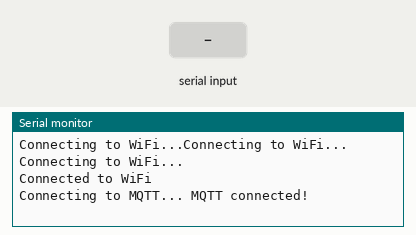
A sketch run on a simulated ESP8266 (NodeMCU). Shown: the last lines printed to the serial monitor. Inputs (shaded band) come from the test bench. WiFi joins after 1.5 s; servers stay silent unless stated; no MQTT or app messages arrive unless stated.

Above: at 3.2 s.
3.3 s: "1\n" received over the second serial link
At 4.5 s:
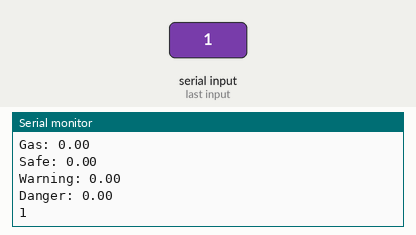
4.8 s: "0\n" received over the second serial link
At 6.0 s:
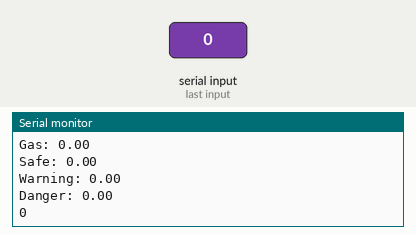
6.3 s: "2\n" received over the second serial link
At 7.2 s:
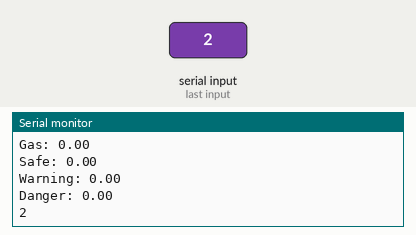

The sketch:

fuzzy_espsend_v4.ino
```cpp
#include <ESP8266WiFi.h>
#include <SoftwareSerial.h>
#include <Adafruit_MQTT_Client.h>
#include <ArduinoJson.h>

// SoftSerial pins
#define SOFT_SERIAL_RX_PIN D2
#define SOFT_SERIAL_TX_PIN D3

// Wi-Fi settings
const char* ssid = "pixel";
const char* password = "drowssap";

// Adafruit IO settings
#define AIO_SERVER "io.adafruit.com"
#define AIO_SERVERPORT 1883
#define AIO_USERNAME "YOUR_AIO_USERNAME"
#define AIO_KEY "YOUR_AIO_KEY"

WiFiClient client;
Adafruit_MQTT_Client mqtt(&client, AIO_SERVER, AIO_SERVERPORT, AIO_USERNAME, AIO_USERNAME, AIO_KEY);
SoftwareSerial softSerial(SOFT_SERIAL_RX_PIN, SOFT_SERIAL_TX_PIN);  // RX, TX

// MQTT topics
Adafruit_MQTT_Publish temp(&mqtt, AIO_USERNAME "/feeds/test.temperature");
Adafruit_MQTT_Publish fire(&mqtt, AIO_USERNAME "/feeds/test.fire");
Adafruit_MQTT_Publish gas(&mqtt, AIO_USERNAME "/feeds/test.gas");
Adafruit_MQTT_Publish outputSafe(&mqtt, AIO_USERNAME "/feeds/test.output-safe");
Adafruit_MQTT_Publish outputWarning(&mqtt, AIO_USERNAME "/feeds/test.output-warning");
Adafruit_MQTT_Publish outputDanger(&mqtt, AIO_USERNAME "/feeds/test.output-danger");

void setup() {
  Serial.begin(115200);
  softSerial.begin(115200);  // Set the baud rate of your Arduino

  // Connect to Wi-Fi
  connectToWiFi();

  // Connect to Adafruit IO MQTT
  connectToMQTT();
}

void loop() {
  if (softSerial.available()) {
    String jsonStr = softSerial.readStringUntil('\n'); // Read JSON data from Arduino
    deserializeAndPublish(jsonStr);
    Serial.println(jsonStr);
  }

  // Handle MQTT communication
  mqtt.processPackets(100);
  mqtt.ping();
}

void connectToWiFi() {
  WiFi.begin(ssid, password);
  Serial.print("Connecting to WiFi...");
  while (WiFi.status() != WL_CONNECTED) {
    delay(1000);
    Serial.println("Connecting to WiFi...");
  }
  Serial.println("Connected to WiFi");
}

void connectToMQTT() {
  int8_t ret;

  Serial.print("Connecting to MQTT... ");

  while ((ret = mqtt.connect()) != 0) {
    Serial.println(mqtt.connectErrorString(ret));
    Serial.println("Retrying MQTT connection in 5 seconds...");
    mqtt.disconnect();
    delay(5000);
  }

  Serial.println("MQTT connected!");
}

void deserializeAndPublish(const String& jsonStr) {
  DynamicJsonDocument jsonDoc(256);
  DeserializationError error = deserializeJson(jsonDoc, jsonStr);

  if (error) {
    Serial.print("deserializeJson() failed: ");
    Serial.println(error.f_str());
    return;
  }

  float temperatureValue = jsonDoc["t"].as<float>();
  float fireValue = jsonDoc["f"].as<float>();
  float gasValue = jsonDoc["g"].as<float>();
  float safeValue = jsonDoc["s"].as<float>();
  float warningValue = jsonDoc["w"].as<float>();
  float dangerValue = jsonDoc["d"].as<float>();

  publishValue(temp, temperatureValue);
  publishValue(fire, fireValue);
  publishValue(gas, gasValue);
  publishValue(outputSafe, safeValue);
  publishValue(outputWarning, warningValue);
  publishValue(outputDanger, dangerValue);

  printSensorData("Temp", temperatureValue);
  printSensorData("Fire", fireValue);
  printSensorData("Gas", gasValue);
  printSensorData("Safe", safeValue);
  printSensorData("Warning", warningValue);
  printSensorData("Danger", dangerValue);
}

void publishValue(Adafruit_MQTT_Publish& feed, float value) {
  if (!feed.publish(value)) {
    Serial.println("Failed to publish data to MQTT topic");
  }
}

void printSensorData(const char* sensorName, float value) {
  Serial.print(sensorName);
  Serial.print(": ");
  Serial.println(value);
}
```

Measured:
- after the input at 3.3 s, the serial monitor: prints a new line after 0.08 s (image 1)
- after the input at 4.8 s, the serial monitor: prints a new line at once (image 2)
- after the input at 6.3 s, the serial monitor: prints a new line after 0.08 s (image 3)
